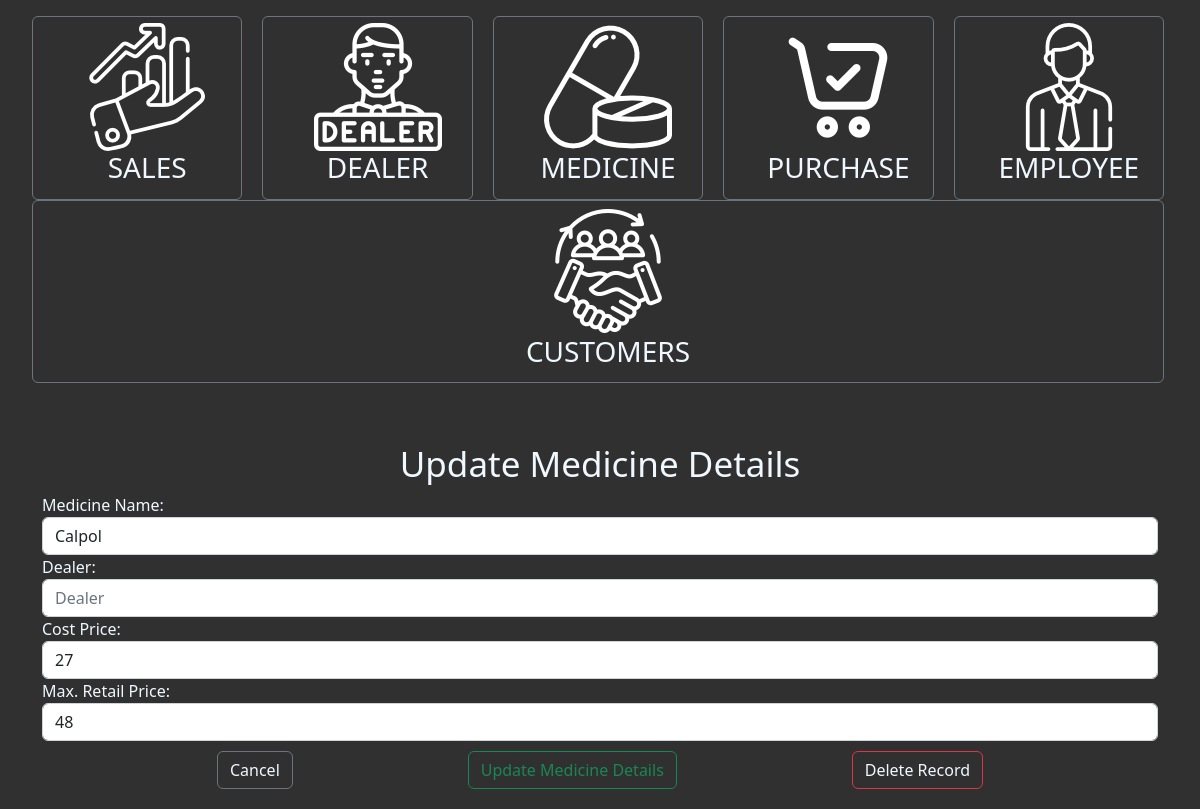
Screenshot of /medformview/1 with the database file from the repository.
### medstore/models.py (models this page shows, shortened)
class Medicine(models.Model):
    m_name = models.CharField(max_length=30)
    dname = models.CharField(max_length=30)
    price = models.IntegerField()
    mrp = models.IntegerField()

### medstore/views.py (the view)
# urls.py: path('medformview/<int:foo>',views.medformview, name='medformview'),
def medformview(request, foo):
    med = Medicine.objects.get(pk=foo)
    dict = {'med': med}
    return render(request, 'add_med.html', dict)

### medstore/templates/add_med.html (shortened to what this page needs)
<!DOCTYPE html>
<html lang="en">
    <head>
        {% load static %}
        <link href="https://cdn.jsdelivr.net/npm/bootstrap@5.2.3/dist/css/bootstrap.min.css" rel="stylesheet">
    </head>
    <body>
        <link rel="stylesheet" href="{% static '/js/add_cust.css' %}">
        <div class="container-fluid mt-3" >
            <div class="container-fluid mt-3 row" id="main_menu">
                <div class="btn btn-outline-secondary dropdown col" data-bs-toggle="dropdown">
                    <div class="dropdown col">
                        <img src="{% static '/js/sales.png' %}" alt="sales">
                        <h3 >SALES</h3>
                    </div>
                </div>
                <div class="btn btn-outline-secondary dropdown col" data-bs-toggle="dropdown">
                    <div class="dropdown col">
                        <img src="{% static '/js/dealer.png' %}" alt="dealer">
                        <h3>DEALER</h3>
                    </div>
                </div>
                <div class="btn btn-outline-secondary dropdown col" data-bs-toggle="dropdown">
                    <div class="dropdown col">
                        <img src="{% static '/js/medicine.png' %}" alt="medicine">
                        <h3>MEDICINE</h3>
                    </div>
                </div>
                <div class="btn btn-outline-secondary dropdown col" data-bs-toggle="dropdown">
                    <div class="dropdown col">
                        <img src="{% static '/js/purchase.png' %}" alt="PURCHASE">
                        <h3 >PURCHASE</h3>
                    </div>
                </div>
                <div class="btn btn-outline-secondary dropdown col" data-bs-toggle="dropdown">
                    <div class="dropdown col">
                        <img src="{% static '/js/employee.png' %}" alt="employee">
                        <h3>EMPLOYEE</h3>
                    </div>
                </div>
                <div class="btn btn-outline-secondary dropdown col" data-bs-toggle="dropdown">
                    <div class="dropdown col">
                        <img src="{% static '/js/customer.png' %}" alt="customers">
                        <h3 >CUSTOMERS</h3>
                    </div>
                </div>
            </div>
        </div>
        <div class="container" id="add_cust">
            <div >
                <div >
                    <h1>
                        {% if add %}
                        Add Medicine Details
                        {% else %}
                        Update Medicine Details
                        {% endif %}
                    </h1>
                </div>
                <div >
                    {% if med %}
                    <form action="/medformupdate/{{ med.id }}" method="post">
                        <div>
                            <div>
                                <label for="m_name" class="form-control-label">Medicine Name:</label>
                            </div>
                            <div >
                                <input type="text" name="m_name" class="form-control" id="m_name" placeholder="Medicine"
                                value="{{ med.m_name }}" required />
                            </div>
                        </div>
                        <div>
                            <div>
                                <label for="dname" class="form-control-label">Dealer:</label>
                            </div>
                            <div >
                                <input type="text" name="dname" class="form-control" id="dname" placeholder="Dealer"
                                value="{{ med.dname }}" />
                            </div>
                        </div>
                        <div>
                            <div>
                                <label for="price" class="form-control-label">Cost Price:</label>
                            </div>
                            <div >
                                <input type="text" class="form-control" id="price" placeholder="Cost Price" name="price"
                                value="{{ med.price }}" />
                            </div>
                        </div>
                        <div>
                            <div>
                                <label for="mrp" class="form-control-label">Max. Retail Price:</label>
                            </div>
                            <div >
                                <input type="text" name="mrp" class="form-control" id="mrp" placeholder="MRP"
                                value="{{ med.mrp }}" required />
                            </div>
                        </div>
                        <div class="col" id="buttoncustom">
                            <div>
                                <button type="submit" class="btn btn-outline-secondary">
                                    <a href="{% url 'medstore:index' %}">Cancel</a></button>
                                </div>
                                <div>
                                    <button type="submit" class="btn btn-outline-success">
                                        {% if add %}
                                        Add Medicine Details
                                        {% else %}
                                        Update Medicine Details
                                        {% endif %}
                                    </button>
                                </div>
                                <div>
                                    <button type="submit" class="delbut btn btn-outline-danger">
                                        <a href="/custformdelete/{{ cust.id }}">Delete Record {{ foo.id }}</a>
                                    </button>
                                </div>
                            </div>
                        </form>
                {% endif %}
            </div>
        </div>
    </div>
</body>

### medstore/static/js/add_cust.css (style rules this page uses)
body { background-color: #303030; }
.btn { height: 100%; }
h3 { color: aliceblue; }
.dropdown { display: flex; flex-wrap: wrap; flex-direction: column; align-content: center; align-items: center; position: relative; margin-left: 20px; }
a { text-decoration: none; color: aliceblue; }
#add_cust { padding-top: 20px; padding-bottom: 20px; margin-top: 40px; height: 100%; }
#buttoncustom { padding-top: 10px; display: flex; flex-wrap: nowrap; justify-content: space-evenly; flex-direction: row; }
h1 { color: aliceblue; align-items: center; text-align: center; font-size: 35px; }
label { color: aliceblue; }

### rows the page displays
Medicine: m_name "Calpol", price "27", mrp "48"
